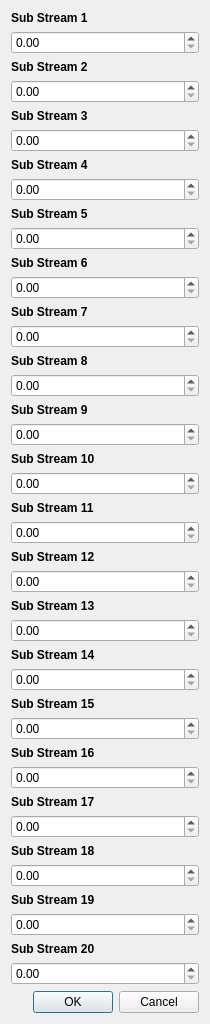
<?xml version="1.0" encoding="UTF-8"?>
<ui version="4.0">
 <class>Dialog</class>
 <widget class="QDialog" name="Dialog">
  <property name="windowModality">
   <enum>Qt::NonModal</enum>
  </property>
  <property name="geometry">
   <rect>
    <x>0</x>
    <y>0</y>
    <width>210</width>
    <height>943</height>
   </rect>
  </property>
  <property name="sizePolicy">
   <sizepolicy hsizetype="Preferred" vsizetype="Expanding">
    <horstretch>0</horstretch>
    <verstretch>0</verstretch>
   </sizepolicy>
  </property>
  <property name="maximumSize">
   <size>
    <width>16777215</width>
    <height>943</height>
   </size>
  </property>
  <property name="windowTitle">
   <string>Cold Stream Fractions</string>
  </property>
  <layout class="QGridLayout" name="gridLayout_2">
   <item row="3" column="0">
    <widget class="QDialogButtonBox" name="buttonBox">
     <property name="orientation">
      <enum>Qt::Horizontal</enum>
     </property>
     <property name="standardButtons">
      <set>QDialogButtonBox::Cancel|QDialogButtonBox::Ok</set>
     </property>
    </widget>
   </item>
   <item row="2" column="0">
    <layout class="QGridLayout" name="gridLayout">
     <item row="9" column="0">
      <widget class="QDoubleSpinBox" name="doubleSpinBox_5"/>
     </item>
     <item row="8" column="0">
      <widget class="QLabel" name="label_4">
       <property name="font">
        <font>
         <weight>75</weight>
         <bold>true</bold>
        </font>
       </property>
       <property name="text">
        <string>Sub Stream 5</string>
       </property>
      </widget>
     </item>
     <item row="36" column="0">
      <widget class="QLabel" name="label_19">
       <property name="font">
        <font>
         <weight>75</weight>
         <bold>true</bold>
        </font>
       </property>
       <property name="text">
        <string>Sub Stream 19</string>
       </property>
      </widget>
     </item>
     <item row="17" column="0">
      <widget class="QDoubleSpinBox" name="doubleSpinBox_9"/>
     </item>
     <item row="26" column="0">
      <widget class="QLabel" name="label_14">
       <property name="font">
        <font>
         <weight>75</weight>
         <bold>true</bold>
        </font>
       </property>
       <property name="text">
        <string>Sub Stream 14</string>
       </property>
      </widget>
     </item>
     <item row="38" column="0">
      <widget class="QLabel" name="label_20">
       <property name="font">
        <font>
         <weight>75</weight>
         <bold>true</bold>
        </font>
       </property>
       <property name="text">
        <string>Sub Stream 20</string>
       </property>
      </widget>
     </item>
     <item row="5" column="0">
      <widget class="QDoubleSpinBox" name="doubleSpinBox_3"/>
     </item>
     <item row="37" column="0">
      <widget class="QDoubleSpinBox" name="doubleSpinBox_19"/>
     </item>
     <item row="21" column="0">
      <widget class="QDoubleSpinBox" name="doubleSpinBox_11"/>
     </item>
     <item row="32" column="0">
      <widget class="QLabel" name="label_17">
       <property name="font">
        <font>
         <weight>75</weight>
         <bold>true</bold>
        </font>
       </property>
       <property name="text">
        <string>Sub Stream 17</string>
       </property>
      </widget>
     </item>
     <item row="19" column="0">
      <widget class="QDoubleSpinBox" name="doubleSpinBox_20"/>
     </item>
     <item row="20" column="0">
      <widget class="QLabel" name="label_11">
       <property name="font">
        <font>
         <weight>75</weight>
         <bold>true</bold>
        </font>
       </property>
       <property name="text">
        <string>Sub Stream 11</string>
       </property>
      </widget>
     </item>
     <item row="22" column="0">
      <widget class="QLabel" name="label_12">
       <property name="font">
        <font>
         <weight>75</weight>
         <bold>true</bold>
        </font>
       </property>
       <property name="text">
        <string>Sub Stream 12</string>
       </property>
      </widget>
     </item>
     <item row="29" column="0">
      <widget class="QDoubleSpinBox" name="doubleSpinBox_10"/>
     </item>
     <item row="31" column="0">
      <widget class="QDoubleSpinBox" name="doubleSpinBox_16"/>
     </item>
     <item row="6" column="0">
      <widget class="QLabel" name="label_3">
       <property name="font">
        <font>
         <weight>75</weight>
         <bold>true</bold>
        </font>
       </property>
       <property name="text">
        <string>Sub Stream 4</string>
       </property>
      </widget>
     </item>
     <item row="11" column="0">
      <widget class="QDoubleSpinBox" name="doubleSpinBox_6"/>
     </item>
     <item row="3" column="0">
      <widget class="QDoubleSpinBox" name="doubleSpinBox_2"/>
     </item>
     <item row="28" column="0">
      <widget class="QLabel" name="label_15">
       <property name="font">
        <font>
         <weight>75</weight>
         <bold>true</bold>
        </font>
       </property>
       <property name="text">
        <string>Sub Stream 15</string>
       </property>
      </widget>
     </item>
     <item row="34" column="0">
      <widget class="QLabel" name="label_18">
       <property name="font">
        <font>
         <weight>75</weight>
         <bold>true</bold>
        </font>
       </property>
       <property name="text">
        <string>Sub Stream 18</string>
       </property>
      </widget>
     </item>
     <item row="18" column="0">
      <widget class="QLabel" name="label_9">
       <property name="font">
        <font>
         <weight>75</weight>
         <bold>true</bold>
        </font>
       </property>
       <property name="text">
        <string>Sub Stream 10</string>
       </property>
      </widget>
     </item>
     <item row="14" column="0">
      <widget class="QLabel" name="label_10">
       <property name="font">
        <font>
         <weight>75</weight>
         <bold>true</bold>
        </font>
       </property>
       <property name="text">
        <string>Sub Stream 8</string>
       </property>
      </widget>
     </item>
     <item row="33" column="0">
      <widget class="QDoubleSpinBox" name="doubleSpinBox_17"/>
     </item>
     <item row="15" column="0">
      <widget class="QDoubleSpinBox" name="doubleSpinBox_8"/>
     </item>
     <item row="35" column="0">
      <widget class="QDoubleSpinBox" name="doubleSpinBox_18"/>
     </item>
     <item row="2" column="0">
      <widget class="QLabel" name="label_2">
       <property name="font">
        <font>
         <weight>75</weight>
         <bold>true</bold>
        </font>
       </property>
       <property name="text">
        <string>Sub Stream 2</string>
       </property>
      </widget>
     </item>
     <item row="12" column="0">
      <widget class="QLabel" name="label_7">
       <property name="font">
        <font>
         <weight>75</weight>
         <bold>true</bold>
        </font>
       </property>
       <property name="text">
        <string>Sub Stream 7</string>
       </property>
      </widget>
     </item>
     <item row="4" column="0">
      <widget class="QLabel" name="label_5">
       <property name="font">
        <font>
         <weight>75</weight>
         <bold>true</bold>
        </font>
       </property>
       <property name="text">
        <string>Sub Stream 3</string>
       </property>
      </widget>
     </item>
     <item row="30" column="0">
      <widget class="QLabel" name="label_16">
       <property name="font">
        <font>
         <weight>75</weight>
         <bold>true</bold>
        </font>
       </property>
       <property name="text">
        <string>Sub Stream 16</string>
       </property>
      </widget>
     </item>
     <item row="24" column="0">
      <widget class="QLabel" name="label_13">
       <property name="font">
        <font>
         <weight>75</weight>
         <bold>true</bold>
        </font>
       </property>
       <property name="text">
        <string>Sub Stream 13</string>
       </property>
      </widget>
     </item>
     <item row="39" column="0">
      <widget class="QDoubleSpinBox" name="doubleSpinBox_15"/>
     </item>
     <item row="27" column="0">
      <widget class="QDoubleSpinBox" name="doubleSpinBox_14"/>
     </item>
     <item row="16" column="0">
      <widget class="QLabel" name="label_8">
       <property name="font">
        <font>
         <weight>75</weight>
         <bold>true</bold>
        </font>
       </property>
       <property name="text">
        <string>Sub Stream 9</string>
       </property>
      </widget>
     </item>
     <item row="25" column="0">
      <widget class="QDoubleSpinBox" name="doubleSpinBox_13"/>
     </item>
     <item row="7" column="0">
      <widget class="QDoubleSpinBox" name="doubleSpinBox_4"/>
     </item>
     <item row="10" column="0">
      <widget class="QLabel" name="label_6">
       <property name="font">
        <font>
         <weight>75</weight>
         <bold>true</bold>
        </font>
       </property>
       <property name="text">
        <string>Sub Stream 6</string>
       </property>
      </widget>
     </item>
     <item row="1" column="0">
      <widget class="QDoubleSpinBox" name="doubleSpinBox"/>
     </item>
     <item row="0" column="0">
      <widget class="QLabel" name="label">
       <property name="font">
        <font>
         <weight>75</weight>
         <bold>true</bold>
        </font>
       </property>
       <property name="text">
        <string>Sub Stream 1</string>
       </property>
      </widget>
     </item>
     <item row="23" column="0">
      <widget class="QDoubleSpinBox" name="doubleSpinBox_12"/>
     </item>
     <item row="13" column="0">
      <widget class="QDoubleSpinBox" name="doubleSpinBox_7"/>
     </item>
    </layout>
   </item>
  </layout>
 </widget>
 <resources/>
 <connections>
  <connection>
   <sender>buttonBox</sender>
   <signal>accepted()</signal>
   <receiver>Dialog</receiver>
   <slot>accept()</slot>
   <hints>
    <hint type="sourcelabel">
     <x>248</x>
     <y>254</y>
    </hint>
    <hint type="destinationlabel">
     <x>157</x>
     <y>274</y>
    </hint>
   </hints>
  </connection>
  <connection>
   <sender>buttonBox</sender>
   <signal>rejected()</signal>
   <receiver>Dialog</receiver>
   <slot>reject()</slot>
   <hints>
    <hint type="sourcelabel">
     <x>316</x>
     <y>260</y>
    </hint>
    <hint type="destinationlabel">
     <x>286</x>
     <y>274</y>
    </hint>
   </hints>
  </connection>
 </connections>
</ui>
